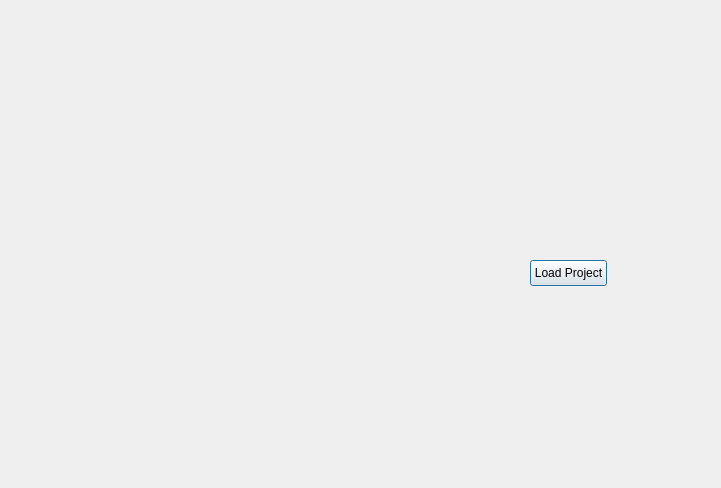
<ui version="4.0" >
 <class>AreasSelectorClass</class>
 <widget class="QDialog" name="AreasSelectorClass" >
  <property name="geometry" >
   <rect>
    <x>0</x>
    <y>0</y>
    <width>721</width>
    <height>488</height>
   </rect>
  </property>
  <property name="windowTitle" >
   <string>AreasSelector</string>
  </property>
  <widget class="SelectorWidget" native="1" name="selectorMirror_" >
   <property name="geometry" >
    <rect>
     <x>420</x>
     <y>20</y>
     <width>271</width>
     <height>201</height>
    </rect>
   </property>
   <property name="minimumSize" >
    <size>
     <width>200</width>
     <height>200</height>
    </size>
   </property>
  </widget>
  <widget class="SelectorWidget" native="1" name="selector_" >
   <property name="geometry" >
    <rect>
     <x>10</x>
     <y>10</y>
     <width>400</width>
     <height>408</height>
    </rect>
   </property>
   <property name="minimumSize" >
    <size>
     <width>400</width>
     <height>400</height>
    </size>
   </property>
   <property name="contextMenuPolicy" >
    <enum>Qt::DefaultContextMenu</enum>
   </property>
  </widget>
  <widget class="QPushButton" name="loadProject_" >
   <property name="geometry" >
    <rect>
     <x>530</x>
     <y>260</y>
     <width>77</width>
     <height>26</height>
    </rect>
   </property>
   <property name="text" >
    <string>Load Project</string>
   </property>
  </widget>
 </widget>
 <layoutdefault spacing="6" margin="11" />
 <customwidgets>
  <customwidget>
   <class>SelectorWidget</class>
   <extends>QWidget</extends>
   <header>SelectorWidget.h</header>
  </customwidget>
 </customwidgets>
 <resources/>
 <connections/>
</ui>
